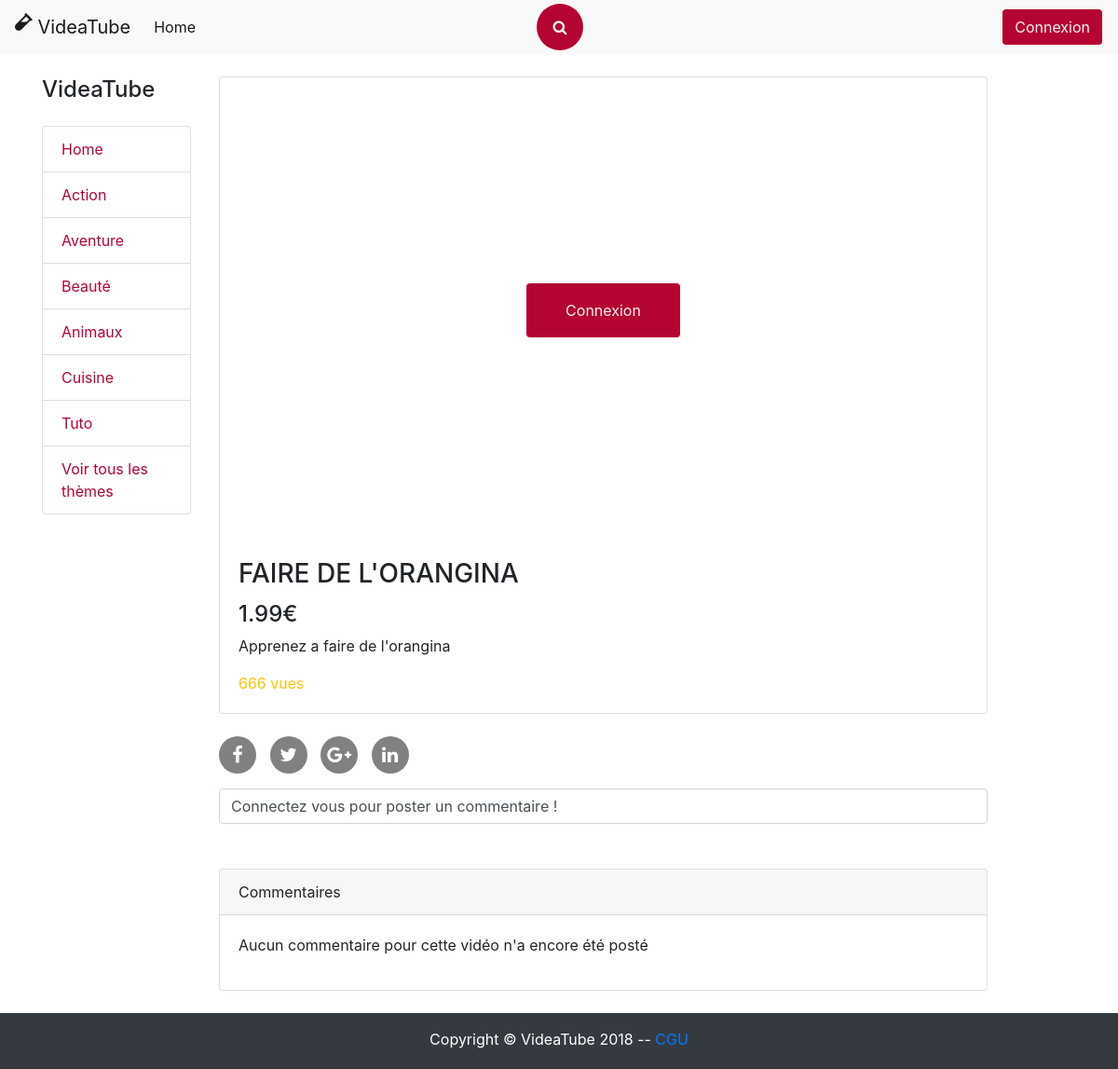
/video-13, run on the app's committed database.
### tables this page shows
CREATE TABLE `video` (
  `id` int(11) NOT NULL,
  `title` varchar(255) NOT NULL,
  `price` decimal(11,2) NOT NULL,
  `link` varchar(255) NOT NULL,
  `date_upload` date NOT NULL,
  `thumbnail` varchar(255) NOT NULL,
  `nbViews` int(11) NOT NULL,
  `description` varchar(255) NOT NULL
);

### controler/controler.php (called while the page is built, shortened)
<?php
require_once('model/videoManager.php');
function getVideo()
{
    try {
        if (isset ($_GET['vId'])) {
            $vM = new videoManager();
            $v = $vM->get($_GET['vId']);
        }
    } catch (Exception $e) {
        $_POST['alert'] = $e;
    }
    require_once('view/video.php');
}
?>

### model/model.php (called while the page is built)
<?php
    class Model
    {
        protected function connectBdd()
        {
            try {
                $bdd = new PDO('mysql:host=localhost;dbname=bdd_videatube;charset=utf8', 'root', '', array(PDO::ATTR_ERRMODE => PDO::ERRMODE_EXCEPTION));
                return $bdd;
            } catch (Exception $e) {
                die('Erreur : ' . $e->getMessage());
            }
        }
    }
?>

### model/videoManager.php (called while the page is built, shortened)
<?php
require_once('model/model.php');
require_once('model/videoClass.php');
    class videoManager extends Model
    {
        private $_db;
        public function get($id)
        {
            $id = (int) $id;
            $q = $this->_db->query('SELECT * FROM video WHERE id = '.$id);
            $donnees = $q->fetch(PDO::FETCH_ASSOC);
            return new videoClass($donnees);
        }
        public function setDb(PDO $db)
        {
            $this->_db = $db;
        }
    }
?>

### model/videoClass.php (called while the page is built, shortened)
<?php
class videoClass
{
    var $title;
    var $price;
    var $nbViews;
    var $description;
    public function hydrate(array $datas)
    {
        foreach ($datas as $key => $value)
        {
            $method = 'set'.ucfirst($key);
        }
    }
    public function getTitle()
    {
        return $this->title;
    }
    public function setTitle($title)
    {
        $this->title = $title;
    }
    public function getPrice()
    {
        return $this->price;
    }
    public function setPrice($price)
    {
        $this->price = $price;
    }
    public function getDescription()
    {
        return $this->description;
    }
    public function setDescription($description)
    {
        $this->description = $description;
    }
    public function getNbViews()
    {
        return $this->nbViews;
    }
    public function setNbViews($nbViews)
    {
        $this->nbViews = $nbViews;
    }
}

### view/video.php (the view, shortened to what this page needs)
    <link href=" ./assets/css/icons.css" rel="stylesheet"/>
<div class="bodyVideo">
    <div class="container">
        <div class="row">
            <div class="col-lg-2">
                <h1 class="my-4 titleTheme">VideaTube</h1>
                <div class="list-group">
                    <a href="home" class="list-group-item">Home</a>
                    <a href="theme-1" class="list-group-item">Action</a>
                    <a href="theme-2" class="list-group-item">Aventure</a>
                    <a href="theme-3" class="list-group-item">Beauté</a>
                    <a href="theme-4" class="list-group-item">Animaux</a>
                    <a href="theme-5" class="list-group-item">Cuisine</a>
                    <a href="theme-6" class="list-group-item">Tuto</a>
                    <a href="theme-0" class="list-group-item">Voir tous les thèmes</a>
                </div>
            </div>
    <div class="col-lg-9">
<?php
if (isset($_POST['watch']))
{
    if(substr_count($v->getLink(),"http") > 0)
    {?>
            <div class="card mt-4 videoContain">
                <iframe class="videoWatch" width="700" height="490" src=<?= $v->getLink(); ?> frameborder="0" allow="accelerometer; autoplay; encrypted-media; gyroscope; picture-in-picture" allowfullscreen></iframe>
                <div class="card-body">
                    <h3 class="card-title"><?= $v->getTitle(); ?></h3>
                    <p class="card-text"><?= $v->getDescription(); ?></p>
                    <span class="text-warning"><?= $v->getNbViews(); ?> vues</span>
                </div>
            </div>
    <?php }
    else {
         ?>
            <div class="card mt-4 videoContain">
            <video class="videoWatch" width="700" height="490" controls src="./ressources/videos/<?= $v->getLink(); ?>"></video>
                <div class="card-body">
                    <h3 class="card-title"><?= $v->getTitle(); ?></h3>
                    <p class="card-text"><?= $v->getDescription(); ?></p>
                    <span class="text-warning"><?= $v->getNbViews(); ?> vues</span>
                </div>
            </div>
    <?php }
}elseif(isset($_POST['purchase'])){ ?>
            <div class="card mt-4 videoContain">
                <div class = "frame">
                    <div class="frameLock">
                        <?php if(isset($_SESSION['userConnected']))
                        { ?>
                            <form method = 'post' action ='purchase'>
                                <input type="hidden" name = "purchaseVid" value = "<?= $v->getId(); ?>" >
                                <input class="btn  btnPurchase" type="submit" name = "purchase" value = 'Acheter'>
                            </form>
                        <?php
                        }else
                        { ?>
                            <form method = 'post' action ='connexion'>
                                <input class="btn  btnPurchase" type="submit" name = "connexion" value = 'Connexion'>
                            </form>
                        <?php
                        } ?>
                    </div>
                </div>
                <div class="card-body">
                    <h3 class="card-title"><?= $v->getTitle(); ?></h3>
                    <h4><?= $v->getPrice(); ?>€</h4>
                    <p class="card-text"><?= $v->getDescription(); ?></p>
                    <span class="text-warning"><?= $v->getNbViews(); ?> vues</span>
                </div>
            </div>
        <br>
            <?php
            } ?>
            <div class="">
                <div class="listing-block">
                    <ul class="list-inline">
                        <li><a href="https://www.facebook.com/" class="icoFacebook" title="Facebook"><i class="fa fa-facebook-f"></i></a></li>
                        <li><a href="https://twitter.com/" class="icotwitter" title="Twitter"><i class="fa fa-twitter"></i></a></li>
                        <li><a href="https://plus.google.com/" class="icogoogle-plus" title="Google Plus"><i class="fa fa-google-plus"></i></a></li>
                        <li><a href="https://fr.linkedin.com/" class="icolinkedin" title="Facebook"><i class="fa fa-linkedin"></i></a></li>
                    </ul>
                </div>
            </div>
                <?php
                if(isset( $_SESSION['userConnected']['id']))
                { ?>
                <div class="card card-outline-secondary my-4 btnComm">
                    <form id ="formcomm" method = 'post' class= "comms">
                        <textarea id="textComm" form="formcomm" class="form-control mr-sm-2 inputCommentaire"placeholder='Ecrivez votre commentaire ici...'></textarea>
                        <input type="button" id="refreshComms" class="btn  my-2 my-sm-0 BoutonEnvoieCommentaire" data-id = "<?= $v->getId() ?>" value = 'Envoyer le commentaire'>
                    </form>
                </div>
                <?php
                }else{ ?>
                <div>
                    <div class="form-control mr-sm-2 inputHome">Connectez vous pour poster un commentaire !</div>
                </div>
                <?php
                } ?>
            <br>
            <div id= "commentaries" class="card card-outline-secondary my-4 ">
                <?php require_once('./view/commentaries.php'); ?>
            </div>
            </div>
        </div>
    </div>
</div>
<?php $content = ob_get_clean();
require_once ('view/template.php');?>

### assets/css/style.css (style rules this page uses)
.inputHome { border-color: #B40431; }
.list-group-item { color: #B40431 !important; }
body { min-height: 100vh !important; }
.listing-block .list-inline { padding-left: 0; margin-left: -5px; list-style: none; }
.listing-block .list-inline>li { display: inline-block; padding-right: 5px; padding-left: 5px; }
.listing-block .list-inline>li a { display: inline-block; position: relative; margin: 0 auto 0 auto; -moz-border-radius: 50%; -webkit-border-radius: 50%; border-radius: 50%; text-align: center; width:40px; height:40px; font-size: 20px; }
.listing-block .list-inline li i { margin: 0; line-height:40px; text-align: center; }
.listing-block .list-inline a { color:#fff; background-color:#818182; }
.btnPurchase { margin-top:26.8% !important; color: whitesmoke; background-color: #B40431; width: 20% !important; padding-bottom: 2% !important; padding-top: 2% !important; border-style: solid; border-width: 5px; border-color: white; }
.bodyVideo { width: 100%; min-height: 100vh; padding:0 !important; margin: auto !important; }
.frame { position: relative; }
.frameLock { height: 100%; width: 100%; background-color: RGBa(0,0,0,0); position: absolute; text-align: center; }
.titleTheme { font-size: 150%; }
html { font-family: "Arial"; position: relative !important; min-height: 100% !important; }

### data on the page
video: title "FAIRE DE L'ORANGINA", price "1.99", description "Apprenez a faire de l'orangina", nbViews "666"
